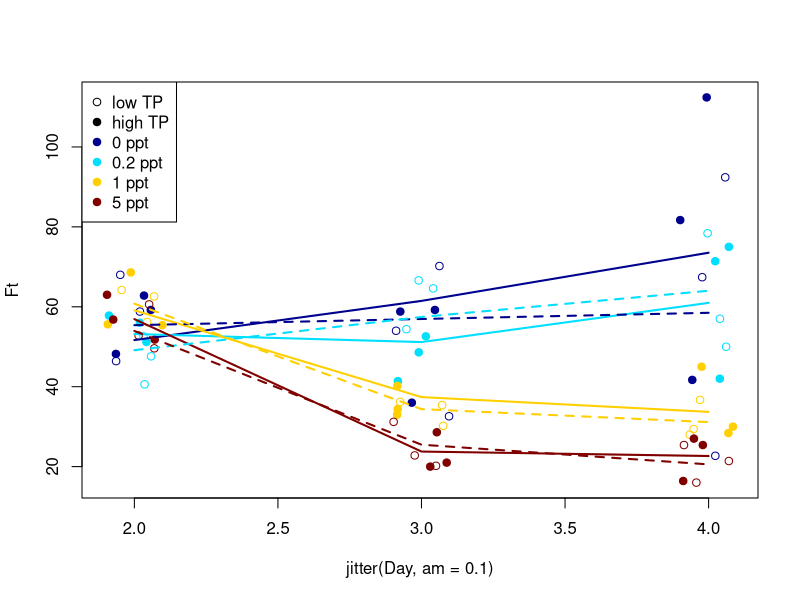

Write R code to recreate this figure.
require(mgcv)
#GAM function
#takes (x, y, color, linetype)
fgam<-function(x, y, Col, Lty){
  #Generalized Additive Model
  mod<-gam(y~s(x, k=2)) #s() defines smooths in GAM
  ndat<-data.frame(x=unique(x))
  pred<-predict(mod, se.fit=T, newdata=ndat)
  ndat$fit<-pred$fit
  dat$lo<-pred$fit-pred$se.fit
  dat$hi<-pred$fit+pred$se.fit
  lines(fit~x, data=ndat, col=Col, lty=Lty, lwd=2)
}

dat<-read.delim2(file="salinvade.txt")

dat$TP<-factor(dat$TP)
head(dat)

#Creating base jitter plot
rb<-fields::tim.colors(4) #color table
plot(Ft~jitter(Day, am=0.1), data=dat, pch=c(19, 1)[dat$TP], col=rb[factor(dat$Salinity)])

legend("topleft", leg=c(c("low TP", "high TP"), paste(levels(factor(dat$Salinity)), "ppt")), pch=c(1, rep(19, 5)), col=c(1, 1, rb))


#Creation evolution curve 
for(j in 1:2){
  if(j==1) dat1<-dat[dat$TP=="high", ] else dat1<-dat[dat$TP=="low",]
ix<-split(1:nrow(dat1), dat1$Salinity) #divide df according to salinity
for(i in 1:4) fgam(dat1$Day[ix[[i]]], dat1$Ft[ix[[i]]], rb[i], j)
}
#This is Tolga's branch. My property. Nı ha ha ha ha ha !
